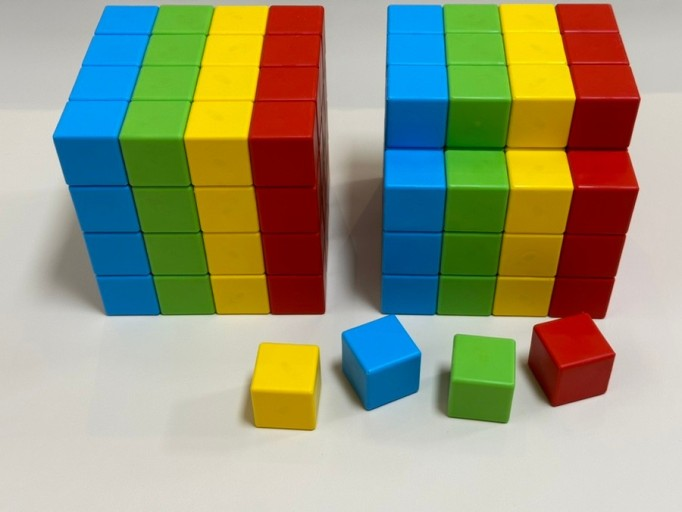
#> input picture OpenCV/Day2/cube.jpg, 682 x 512 px
$ python ex8.py
#> lines starting #> are read from the running program, lines starting #| are printed output that depends on the picture
import cv2
import numpy as np
img=cv2.imread("cube.jpg")
#> img is the input picture: shape (512, 682, 3); mean B, G, R 122.4, 152.5, 152.3
tr_img=cv2.resize(img,(0,0),fx=0.25,fy=0.25)
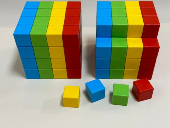
#> tr_img: shape (128, 170, 3); mean B, G, R 122.2, 152.4, 152.2
cv2.imshow('img',img)
cv2.imshow('tr_img',img)
print(img.shape,tr_img.shape)
#| (512, 682, 3) (128, 170, 3)
cv2.imshow('tr_img10',tr_img-10)
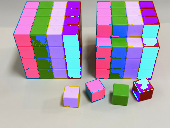
#> window 'tr_img10': shape (128, 170, 3); mean B, G, R 176.1, 159.6, 170.6
cv2.imshow('tr_img10',tr_img-20)
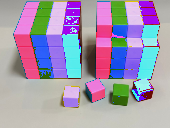
#> window 'tr_img10': shape (128, 170, 3); mean B, G, R 175.7, 152.8, 162.5
cv2.imshow('tr_img10',tr_img-30)
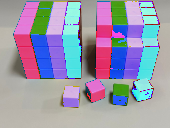
#> window 'tr_img10': shape (128, 170, 3); mean B, G, R 171.5, 151.9, 153.6
def g_tr(f,g=1.0):
#> called with g = 0.5
    s_f=f/255.0
#> (the run stopped early here; a loop or call above may not have finished)
